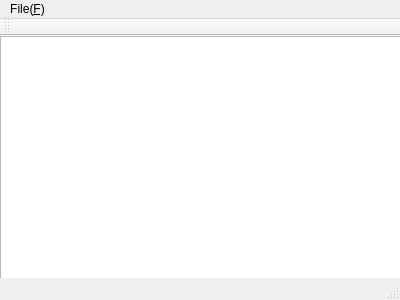
<?xml version="1.0" encoding="UTF-8"?>
<ui version="4.0">
 <class>MainWindow</class>
 <widget class="QMainWindow" name="MainWindow">
  <property name="geometry">
   <rect>
    <x>0</x>
    <y>0</y>
    <width>400</width>
    <height>300</height>
   </rect>
  </property>
  <property name="windowTitle">
   <string>MainWindow</string>
  </property>
  <widget class="QWidget" name="centralWidget">
   <widget class="QTextEdit" name="textEdit">
    <property name="geometry">
     <rect>
      <x>0</x>
      <y>0</y>
      <width>401</width>
      <height>271</height>
     </rect>
    </property>
   </widget>
  </widget>
  <widget class="QMenuBar" name="menuBar">
   <property name="geometry">
    <rect>
     <x>0</x>
     <y>0</y>
     <width>400</width>
     <height>19</height>
    </rect>
   </property>
   <widget class="QMenu" name="menu">
    <property name="title">
     <string>File(&amp;F)</string>
    </property>
    <addaction name="actionNew_N"/>
    <addaction name="actionOpen_O"/>
    <addaction name="separator"/>
    <addaction name="actionClose_C"/>
    <addaction name="actionSave_S"/>
    <addaction name="actionSave_as_S"/>
    <addaction name="actionExit_E"/>
   </widget>
   <addaction name="menu"/>
  </widget>
  <widget class="QToolBar" name="mainToolBar">
   <attribute name="toolBarArea">
    <enum>TopToolBarArea</enum>
   </attribute>
   <attribute name="toolBarBreak">
    <bool>false</bool>
   </attribute>
  </widget>
  <widget class="QStatusBar" name="statusBar"/>
  <action name="actionNew_N">
   <property name="icon">
    <iconset theme="Newfile" resource="menu.qrc">
     <normaloff>:/new/prefix1/C:/pic.jpg</normaloff>:/new/prefix1/C:/pic.jpg</iconset>
   </property>
   <property name="text">
    <string>New(&amp;N)</string>
   </property>
   <property name="shortcut">
    <string>Ctrl+N</string>
   </property>
  </action>
  <action name="actionOpen_O">
   <property name="text">
    <string>Open(&amp;O)</string>
   </property>
  </action>
  <action name="actionSave_S">
   <property name="text">
    <string>Save(&amp;S)</string>
   </property>
  </action>
  <action name="actionSave_as_S">
   <property name="text">
    <string>Save as(&amp;A)</string>
   </property>
  </action>
  <action name="actionExit_E">
   <property name="text">
    <string>Exit(&amp;X)</string>
   </property>
  </action>
  <action name="actionClose_C">
   <property name="text">
    <string>Close(&amp;C)</string>
   </property>
  </action>
 </widget>
 <layoutdefault spacing="6" margin="11"/>
 <resources>
  <include location="menu.qrc"/>
 </resources>
 <connections/>
</ui>
